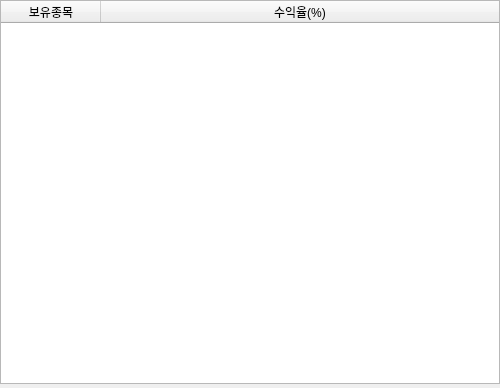
<?xml version="1.0" encoding="UTF-8"?>
<ui version="4.0">
 <class>Form</class>
 <widget class="QWidget" name="Form">
  <property name="geometry">
   <rect>
    <x>0</x>
    <y>0</y>
    <width>500</width>
    <height>388</height>
   </rect>
  </property>
  <property name="minimumSize">
   <size>
    <width>0</width>
    <height>0</height>
   </size>
  </property>
  <property name="maximumSize">
   <size>
    <width>16777215</width>
    <height>16777215</height>
   </size>
  </property>
  <property name="windowTitle">
   <string>Form</string>
  </property>
  <layout class="QVBoxLayout" name="verticalLayout">
   <property name="spacing">
    <number>0</number>
   </property>
   <property name="leftMargin">
    <number>0</number>
   </property>
   <property name="topMargin">
    <number>0</number>
   </property>
   <property name="rightMargin">
    <number>0</number>
   </property>
   <property name="bottomMargin">
    <number>4</number>
   </property>
   <item>
    <widget class="QTableWidget" name="hold_list">
     <property name="sizePolicy">
      <sizepolicy hsizetype="Minimum" vsizetype="Minimum">
       <horstretch>0</horstretch>
       <verstretch>0</verstretch>
      </sizepolicy>
     </property>
     <property name="verticalScrollBarPolicy">
      <enum>Qt::ScrollBarAsNeeded</enum>
     </property>
     <property name="horizontalScrollBarPolicy">
      <enum>Qt::ScrollBarAlwaysOff</enum>
     </property>
     <property name="sizeAdjustPolicy">
      <enum>QAbstractScrollArea::AdjustIgnored</enum>
     </property>
     <property name="autoScroll">
      <bool>true</bool>
     </property>
     <property name="editTriggers">
      <set>QAbstractItemView::NoEditTriggers</set>
     </property>
     <property name="tabKeyNavigation">
      <bool>false</bool>
     </property>
     <property name="showDropIndicator" stdset="0">
      <bool>false</bool>
     </property>
     <property name="dragDropOverwriteMode">
      <bool>false</bool>
     </property>
     <property name="alternatingRowColors">
      <bool>true</bool>
     </property>
     <property name="selectionMode">
      <enum>QAbstractItemView::SingleSelection</enum>
     </property>
     <property name="selectionBehavior">
      <enum>QAbstractItemView::SelectRows</enum>
     </property>
     <property name="horizontalScrollMode">
      <enum>QAbstractItemView::ScrollPerPixel</enum>
     </property>
     <property name="rowCount">
      <number>0</number>
     </property>
     <property name="columnCount">
      <number>2</number>
     </property>
     <attribute name="horizontalHeaderVisible">
      <bool>true</bool>
     </attribute>
     <attribute name="horizontalHeaderCascadingSectionResizes">
      <bool>false</bool>
     </attribute>
     <attribute name="horizontalHeaderDefaultSectionSize">
      <number>100</number>
     </attribute>
     <attribute name="horizontalHeaderHighlightSections">
      <bool>false</bool>
     </attribute>
     <attribute name="horizontalHeaderMinimumSectionSize">
      <number>19</number>
     </attribute>
     <attribute name="horizontalHeaderShowSortIndicator" stdset="0">
      <bool>false</bool>
     </attribute>
     <attribute name="horizontalHeaderStretchLastSection">
      <bool>true</bool>
     </attribute>
     <attribute name="verticalHeaderVisible">
      <bool>false</bool>
     </attribute>
     <attribute name="verticalHeaderCascadingSectionResizes">
      <bool>false</bool>
     </attribute>
     <attribute name="verticalHeaderDefaultSectionSize">
      <number>30</number>
     </attribute>
     <attribute name="verticalHeaderHighlightSections">
      <bool>true</bool>
     </attribute>
     <attribute name="verticalHeaderShowSortIndicator" stdset="0">
      <bool>false</bool>
     </attribute>
     <attribute name="verticalHeaderStretchLastSection">
      <bool>false</bool>
     </attribute>
     <column>
      <property name="text">
       <string>보유종목</string>
      </property>
     </column>
     <column>
      <property name="text">
       <string>수익율(%)</string>
      </property>
     </column>
    </widget>
   </item>
  </layout>
 </widget>
 <resources/>
 <connections/>
</ui>
